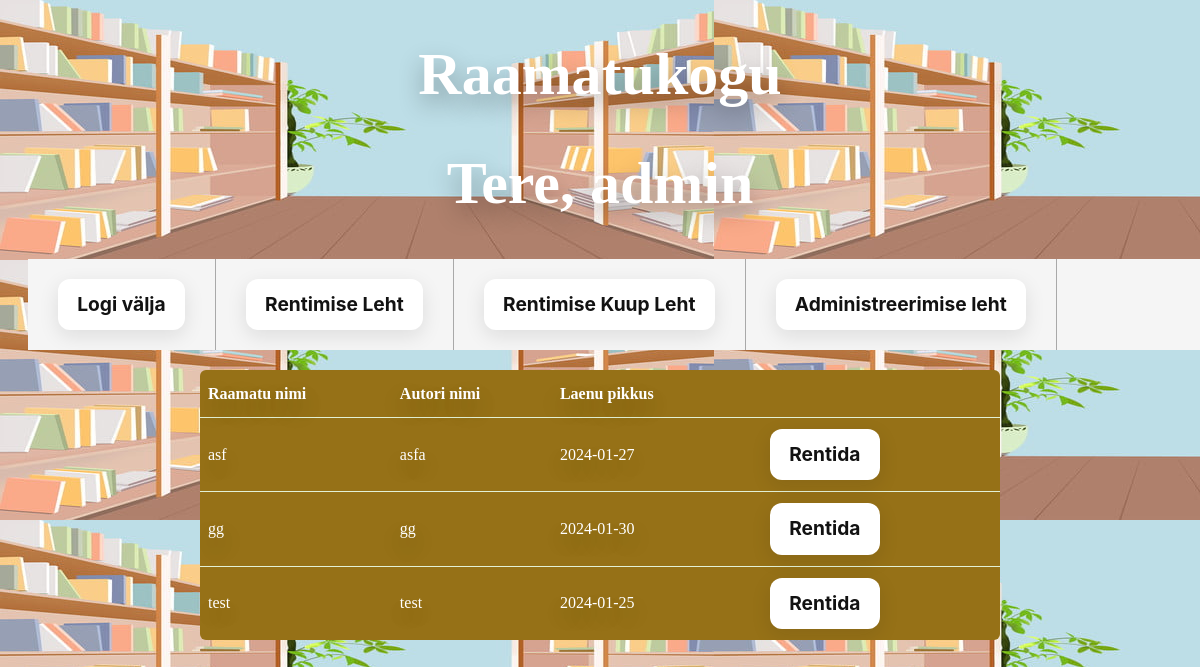
Page /rentimiseLeht.php (signed in) on the committed database.
### tables this page shows
CREATE TABLE `raamatukogu` (
  `id` int(11) NOT NULL,
  `nimi` varchar(50) DEFAULT NULL,
  `autor` varchar(50) DEFAULT NULL,
  `laenutus_kuup` text DEFAULT 'puudub',
  `laenu_pikkus` date DEFAULT NULL,
  `saadavus` text DEFAULT 'on'
);

### rentimiseLeht.php (the view, shortened to what this page needs)
<?php
require_once ('conf.php');
function isAdmin(){
    return  isset($_SESSION['onAdmin']) && $_SESSION['onAdmin'];
}
?>
<!doctype html>
<html lang="et">
<head>
<link rel="stylesheet" type="text/css" href="style.css">
</head>
<body>
<header>
    <h1>Raamatukogu</h1>
    <?php
    if(isset($_SESSION['kasutaja'])){
        ?>
        <h1>Tere, <?="$_SESSION[kasutaja]"?></h1>
        <nav>
        <ul>
        <li>
        <a href="logout.php"><button id="LogOutButton" class="button-35">Logi välja</button></a>
        </li>
        <li>
             <a href="rentimiseLeht.php" ><button id="haldusbtn" class="button-35">Rentimise Leht</button></a>
        </li>
        <li>
             <a href="kuupLeht.php" ><button id="haldusbtn2" class="button-35">Rentimise Kuup Leht</button></a>
        </li>
        <?php if(isAdmin()){ ?>
            <li>
                <a href="haldusLeht.php"><button id="adminbtn" class="button-35">Administreerimise leht</button></a>
            </li>
            </ul>
    </nav>
        <?php } ?>
        <?php
    }
    ?>
</header>
</head>
<body>
<?php
if (isset($_SESSION["kasutaja"])) {
?>
<table>
    <tr>
        <th>Raamatu nimi</th>
        <th>Autori nimi</th>
        <th>Laenu pikkus</th>
    </tr>
<?php
    global $yhendus;
    $kask=$yhendus->prepare("SELECT id, nimi, autor, laenu_pikkus FROM raamatukogu WHERE saadavus='on'");
    $kask->bind_result($id, $nimi, $autor, $laenupikkus);
    $kask->execute();
    while($kask->fetch()){
        echo "<tr>";
        $nimi=htmlspecialchars($nimi);
        echo "<td>".$nimi."</td>";
        echo "<td>".$autor."</td>";
        echo "<td>".$laenupikkus."</td>";
        echo "<td>";
            echo "<td><a href='?rentimine=$id'><button class='button-35'> Rentida</button></a></td>";
            echo "</tr>";
    }
?>
</table>
    <?php }    ?>
</body>
</html>

### style.css (style rules this page uses)
li { float: left; }
li a { display: block; color:darkorange; font-size: 20px; text-align: center; text-decoration: none; padding: 10px 20px; border-right: solid 1px darkgrey; font-variant: small-caps; }
ul { list-style-type: none; margin: 20px; padding: 0; overflow: hidden; background-color: whitesmoke; width: 100%; }
.button-35 { align-items: center; background-color: #fff; border-radius: 12px; box-shadow: transparent 0 0 0 3px,rgba(18, 18, 18, .1) 0 6px 20px; box-sizing: border-box; color: #121212; cursor: pointer; display: inline-flex; flex: 1 1 auto; font-family: Inter,sans-serif; font-size: 1.2rem; font-weight: 700; justify-content: center; line-height: 1; margin: 10px; outline: none; padding: 1rem 1.2rem; text-align: center; text-decoration: none; transition: box-shadow .2s,-webkit-box-shadow .2s; white-space: nowrap; border: 0; user-select: none; -webkit-user-select: none; touch-action: manipulation; }
body { background-image: url("background.jpg"); background-color: #cccccc; color: #fff; text-align: center; text-shadow: 0 10px 25px rgba(0, 0, 0, 0.3); }
h1 { position: relative; color: #fff; font: 900 60px Montserrat; text-shadow: 0 10px 25px rgba(0, 0, 0, 0.3); }

### rows in the picture
raamatukogu: nimi "asf", autor "asfa", laenu_pikkus "2024-01-27"
raamatukogu: nimi "gg", autor "gg", laenu_pikkus "2024-01-30"
raamatukogu: nimi "test", autor "test", laenu_pikkus "2024-01-25"

### other values in the picture
$_SESSION[kasutaja] "admin"
